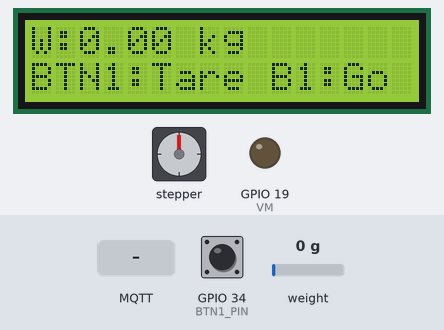
The sketch below on a simulated ESP32. On the bench: stepper motor, 16×2 character LCD, output pins drawn as LEDs (lit = HIGH). Wiring (inferred from the names in the program): stepper motor (2048 steps per turn assumed): coils GPIO 33, GPIO 32, GPIO 26, GPIO 25. Inputs (shaded band) come from the test bench; at power-on: GPIO 34 (BTN1_PIN) HIGH, weight on the scale 0 g. WiFi joins after 1.5 s; servers stay silent unless stated; no MQTT or app messages arrive unless stated; pins used as bus, display or sensor lines are not drawn; what the sketch prints to the serial monitor is not drawn.

Above: at 3.7 s.
3.8 s: GPIO 34 (BTN1_PIN) pulled LOW for 0.15 s
At 4.6 s:
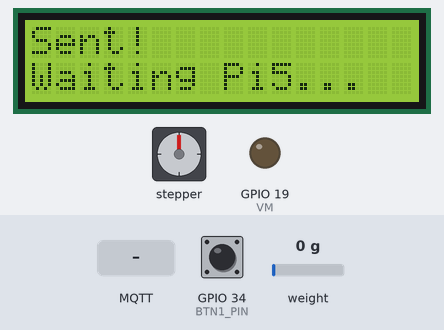
5.5 s: MQTT message "finish" arrives on the first subscribed topic
At 6.3 s:
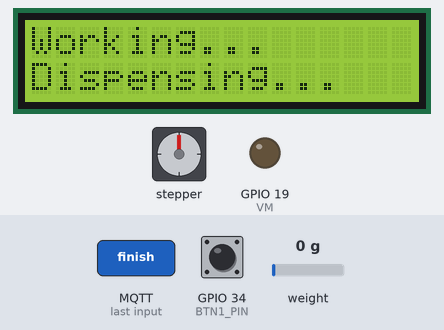
8.5 s: weight on the scale set to 100 g
At 11.3 s:
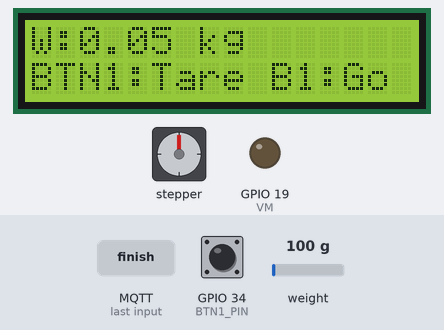
11.5 s: weight on the scale set to 1250 g
At 13.0 s:
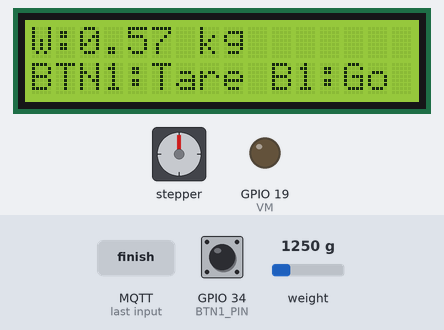
13.3 s: GPIO 34 (BTN1_PIN) pulled LOW for 1 s
At 13.41 s:
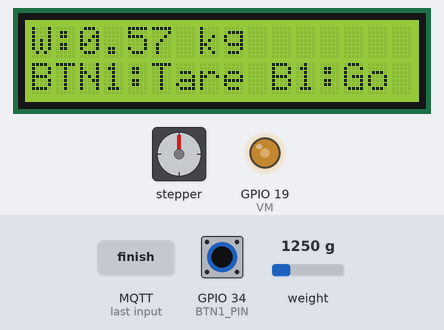
Timing chart, 0 to 16.3 s (numbered marks = the images above; inputs shaded):
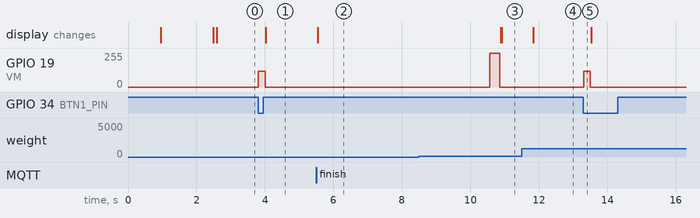

Measured:
- after the input at 3.8 s, GPIO 19 (VM): 0/255 → 120/255 at once, → 0/255 0.20 s later; the display: changes after 0.23 s (image 1)
- after the input at 5.5 s, the display: changes at once (image 2)
- after the input at 11.5 s, the display: changes after 0.34 s (image 4)
- after the input at 13.3 s, GPIO 19 (VM): 0/255 → 120/255 at once, → 0/255 0.20 s later

The sketch:

esp32_code.ino
```cpp
// esp32_scale.ino
//
// Flow:
//  1. Boot  -> LCD ready
//  2. BTN1  -> publish {"action":"start"} to MQTT, wait Pi5 "finish"
//  3. Pi5 sends "finish" -> stepper 5s
//  4. LCD "Finish!", back to IDLE

#include <Arduino.h>
#include <Wire.h>
#include <LiquidCrystal_I2C.h>
#include <WiFi.h>
#include <PubSubClient.h>
#include "HX711.h"

// =====================================================================
// CONFIGURATION
// =====================================================================
const char* WIFI_SSID     = "FroZe";
const char* WIFI_PASSWORD = "smokecrack";
const char* MQTT_BROKER   = "192.168.101.9";
const int   MQTT_PORT     = 1883;

// =====================================================================
// PINS
// =====================================================================
#define BTN1_PIN        34   // Start button (input-only -- needs external 10k pull-up to 3.3V)
int VM = 19;                 // Vibration motor

// =====================================================================
// VIBRATION PWM
// 3 levels: OFF / LOW / HIGH
// Compatible with ESP32 Arduino Core 2.x and 3.x
// =====================================================================
#if !defined(ESP_ARDUINO_VERSION_MAJOR)
  #define ESP_ARDUINO_VERSION_MAJOR 2
#endif

#if ESP_ARDUINO_VERSION_MAJOR < 3
const int VM_PWM_CH   = 0;
#endif
const int VM_PWM_FREQ = 1000;
const int VM_PWM_RES  = 8;     // duty 0-255

const uint8_t VIB_OFF  = 0;
const uint8_t VIB_LOW  = 120;
const uint8_t VIB_HIGH = 255;
#define STEPPER_IN1     33
#define STEPPER_IN2     32
#define STEPPER_IN3     26
#define STEPPER_IN4     25
#define LOADCELL_DOUT   35
#define LOADCELL_CLK    34

// =====================================================================
// STEPPER
// =====================================================================
const unsigned long STEPPER_RUN_MS = 5000;

// =====================================================================
// MQTT TOPICS
// =====================================================================
const char* MQTT_PUB = "scale/shoot";    // ESP32 -> Pi5
const char* MQTT_SUB = "scale/command";  // Pi5   -> ESP32

// =====================================================================
// WEIGHT SENSOR
// Core 0: weightTask reads HX711 (blocking ~100ms/read)
// Core 1: appTask reads sharedWeightKg via mutex
// =====================================================================
float calibration_factor = 34779.00;
#define zero_factor 8535481

HX711             scale;
SemaphoreHandle_t weightMutex;
volatile float    sharedWeightKg = 0.0f;
volatile bool     doTare         = false;

void requestTare() { doTare = true; }

float getWeightKg() {
    float v;
    xSemaphoreTake(weightMutex, portMAX_DELAY);
    v = sharedWeightKg;
    xSemaphoreGive(weightMutex);
    return v;
}

static void waitReady() {
    while (!scale.is_ready()) vTaskDelay(1 / portTICK_PERIOD_MS);
}
static float readKg() {
    waitReady();
    return scale.get_units() * 0.453592f;
}

void weightTask(void* param) {
    float offset = 0.0f;
    for (int i = 0; i < 5; i++) { waitReady(); scale.get_units(); }
    offset = -readKg();

    for (;;) {
        if (doTare) { doTare = false; offset = -readKg(); }
        float kg = readKg() + offset;
        xSemaphoreTake(weightMutex, portMAX_DELAY);
        sharedWeightKg = kg;
        xSemaphoreGive(weightMutex);
        vTaskDelay(1 / portTICK_PERIOD_MS);
    }
}

// =====================================================================
// OBJECTS
// =====================================================================
LiquidCrystal_I2C lcd(0x27, 16, 2);
WiFiClient   wifiClient;
PubSubClient mqtt(wifiClient);

// =====================================================================
// STATE MACHINE
// =====================================================================
enum State {
    ST_IDLE,        // Waiting for BTN1
    ST_SENT,        // Published to MQTT, waiting for Pi5 "finish"
    ST_SHOOTING,    // Servo 180->90 + stepper
    ST_RESETTING    // Servo 90->180, return to IDLE
};
State state = ST_IDLE;

// =====================================================================
// FLAGS
// =====================================================================
volatile bool btn1Pressed    = false;
bool          finishReceived = false;

// =====================================================================
// ISR
// =====================================================================
void IRAM_ATTR isr_btn1() {
    static unsigned long lastMs = 0;
    if (millis() - lastMs > 200) {
        btn1Pressed = true;
        lastMs = millis();
    }
}

// =====================================================================
// MQTT CALLBACK
// =====================================================================
void mqttCallback(char* topic, byte* payload, unsigned int length) {
    String msg;
    for (unsigned int i = 0; i < length; i++) msg += (char)payload[i];
    Serial.println("[MQTT rx] " + msg);
    if (msg == "finish" && state == ST_SENT) {
        finishReceived = true;
    }
}

// =====================================================================
// NETWORK HELPERS
// =====================================================================
void connectWifi() {
    WiFi.begin(WIFI_SSID, WIFI_PASSWORD);
    Serial.print("WiFi connecting");
    while (WiFi.status() != WL_CONNECTED) { delay(500); Serial.print("."); }
    Serial.println("\nWiFi OK: " + WiFi.localIP().toString());
}

void ensureMqtt() {
    if (mqtt.connected()) return;
    while (!mqtt.connected()) {
        if (mqtt.connect("ESP32_Scale")) {
            mqtt.subscribe(MQTT_SUB);
        } else {
            vTaskDelay(2000 / portTICK_PERIOD_MS);
        }
    }
}

// =====================================================================
// LCD HELPER
// =====================================================================
void lcdShow(const char* line1, const char* line2) {
    lcd.clear();
    lcd.setCursor(0, 0); lcd.print(line1);
    lcd.setCursor(0, 1); lcd.print(line2);
}

// =====================================================================
// VIBRATION
// =====================================================================
void setupVibrationPwm() {
#if ESP_ARDUINO_VERSION_MAJOR >= 3
    ledcAttach(VM, VM_PWM_FREQ, VM_PWM_RES);
    ledcWrite(VM, VIB_OFF);
#else
    ledcSetup(VM_PWM_CH, VM_PWM_FREQ, VM_PWM_RES);
    ledcAttachPin(VM, VM_PWM_CH);
    ledcWrite(VM_PWM_CH, VIB_OFF);
#endif
}

void setVibration(uint8_t level) {
#if ESP_ARDUINO_VERSION_MAJOR >= 3
    ledcWrite(VM, level);
#else
    ledcWrite(VM_PWM_CH, level);
#endif
}

void buzz(uint8_t level, unsigned long ms) {
    setVibration(level);
    vTaskDelay(ms / portTICK_PERIOD_MS);
    setVibration(VIB_OFF);
}

// Backward-compatible helper: defaults to strong vibration
void buzz(unsigned long ms) {
    buzz(VIB_HIGH, ms);
}

// =====================================================================
// STEPPER -- H-Bridge CW for durationMs, keeps MQTT alive
// =====================================================================
void runStepper(unsigned long durationMs) {
    digitalWrite(STEPPER_IN1, LOW);  digitalWrite(STEPPER_IN2, HIGH);
    digitalWrite(STEPPER_IN3, LOW);  digitalWrite(STEPPER_IN4, HIGH);

    unsigned long endTime = millis() + durationMs;
    while (millis() < endTime) { mqtt.loop(); vTaskDelay(10 / portTICK_PERIOD_MS); }

    digitalWrite(STEPPER_IN1, LOW); digitalWrite(STEPPER_IN2, LOW);
    digitalWrite(STEPPER_IN3, LOW); digitalWrite(STEPPER_IN4, LOW);
}

// Forward declaration
void appTask(void* param);

// =====================================================================
// SETUP
// =====================================================================
void setup() {
    Serial.begin(115200);

    // LCD
    Wire.begin();
    lcd.begin(16, 2);
    lcd.backlight();
    lcdShow("Scale System", "Initializing...");

    // Button
    pinMode(BTN1_PIN, INPUT);
    attachInterrupt(digitalPinToInterrupt(BTN1_PIN), isr_btn1, FALLING);

    // Vibration motor
    pinMode(VM, OUTPUT);
    setupVibrationPwm();

    // Stepper H-Bridge
    pinMode(STEPPER_IN1, OUTPUT); pinMode(STEPPER_IN2, OUTPUT);
    pinMode(STEPPER_IN3, OUTPUT); pinMode(STEPPER_IN4, OUTPUT);
    digitalWrite(STEPPER_IN1, LOW); digitalWrite(STEPPER_IN2, LOW);
    digitalWrite(STEPPER_IN3, LOW); digitalWrite(STEPPER_IN4, LOW);

    // Weight sensor — Core 0
    lcdShow("Scale init...", "Please wait...");
    weightMutex = xSemaphoreCreateMutex();
    scale.begin(LOADCELL_DOUT, LOADCELL_CLK);
    scale.set_scale(calibration_factor);
    scale.set_offset(zero_factor);
    xTaskCreatePinnedToCore(weightTask, "WeightTask", 4096, NULL, 1, NULL, 0);
    delay(800);  // let weightTask do its initial tare

    // Network
    lcdShow("Connecting WiFi", "Please wait...");
    connectWifi();
    lcdShow("MQTT connecting", "Please wait...");
    mqtt.setServer(MQTT_BROKER, MQTT_PORT);
    mqtt.setCallback(mqttCallback);
    ensureMqtt();

    lcdShow("Scale Ready", "BTN1: Start");
    Serial.println("=== Ready. Press BTN1 to start. ===");

    // Launch app task pinned to Core 1
    // WiFi/MQTT stack runs on Core 0 automatically
    xTaskCreatePinnedToCore(
        appTask,   // task function
        "AppTask", // name
        16384,     // stack size
        NULL,      // parameter
        1,         // priority
        NULL,      // handle
        1          // Core 1
    );
}

// =====================================================================
// APP TASK -- pinned to Core 1
// =====================================================================
void appTask(void* param) {
    for (;;) {
        ensureMqtt();
        mqtt.loop();

        switch (state) {

            case ST_IDLE: {
                // Refresh weight display every 300 ms
                static unsigned long lastWMs = 0;
                if (millis() - lastWMs >= 300) {
                    lastWMs = millis();
                    float kg = getWeightKg();
                    lcd.setCursor(0, 0);
                    lcd.print("W:");
                    lcd.print(kg, 2);
                    lcd.print(" kg      ");
                    lcd.setCursor(0, 1);
                    lcd.print("BTN1:Tare B1:Go ");
                }
                // Short press = tare, long press handled via double-press not needed:
                // For simplicity: BTN1 = publish+start, requestTare on boot
                if (btn1Pressed) {
                    btn1Pressed = false;
                    float kg = getWeightKg();
                    buzz(VIB_LOW, 200);
                    String payload = "{\"action\":\"start\",\"weight_kg\":" + String(kg, 2) + "}";
                    mqtt.publish(MQTT_PUB, payload.c_str());
                    Serial.println("[MQTT tx] " + payload);
                    finishReceived = false;
                    lcdShow("Sent!", "Waiting Pi5...");
                    state = ST_SENT;
                }
                break;
            }

            case ST_SENT:
                if (finishReceived) {
                    Serial.println("[Pi5] Finish received.");
                    state = ST_SHOOTING;
                }
                break;

            case ST_SHOOTING:
                lcdShow("Working...", "Dispensing...");
                Serial.println("[STEPPER] Running...");
                runStepper(STEPPER_RUN_MS);
                Serial.println("[STEPPER] Done.");

                state = ST_RESETTING;
                break;

            case ST_RESETTING:
                buzz(VIB_HIGH, 300);
                lcdShow("Finish!", "BTN1: Start");
                Serial.println("=== Cycle complete. ===");
                btn1Pressed = false;
                state = ST_IDLE;
                break;
        }

        vTaskDelay(10 / portTICK_PERIOD_MS);
    }
}

void loop() {
    // Empty — all logic runs in appTask on Core 1
    vTaskDelete(NULL);
}
```
